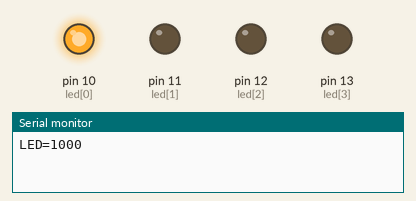
Recording of a sketch running on a simulated Arduino Uno, built with avr-gcc and run on an emulated ATmega328P. On the bench: output pins drawn as LEDs (lit = HIGH), the last lines printed to the serial monitor.

Above: at 0.5 s.
At 1.5 s:
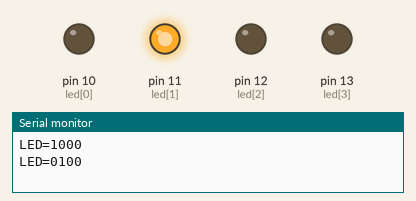
At 2.5 s:
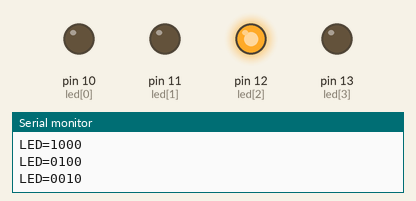
At 3.5 s:
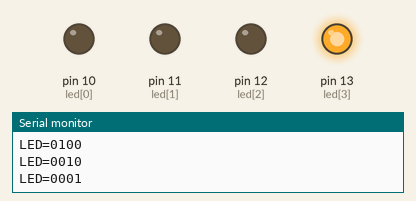
Timing chart, 0 to 5.2 s (numbered marks = the images above):
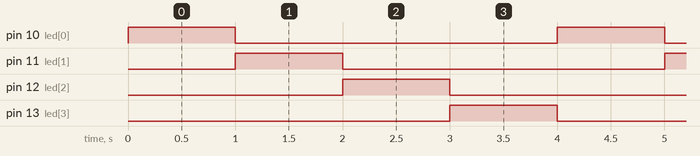

The sketch:

B302.ino
```cpp
int led[] ={10,11,12,13};
int i=0,j;
void setup()
{
  Serial.begin(9600);
  for(int i=0;i<4;i++)
  {
    pinMode(led[i],OUTPUT);
  }
}
void loop()
{
  Serial.print("LED=");
  for(j=0;j<4;j++)
  {
    if(j==i)
      Serial.print("1");
    else
      Serial.print("0");
  }
  Serial.println();
  digitalWrite(led[i],HIGH);
  delay(1000);
  digitalWrite(led[i],LOW);
  i++;
  if(i>3)
    i=0;
}
```

Measured:
- by itself, pin 10 (led[0]), pin 11 (led[1]), pin 12 (led[2]), pin 13 (led[3]): alternates HIGH for 1.0 s and LOW for 3.0 s
- by itself, everything shown: repeats every 4.0 s, in 8 steps
